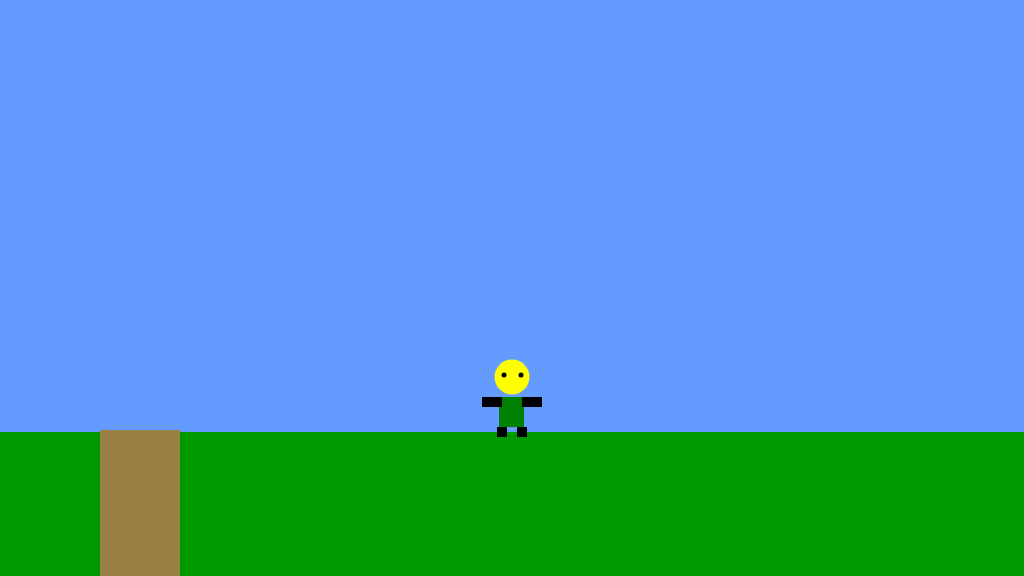
Frame 1 (no input)
Frame 60 (no input): identical to frame 1, image omitted
Frame 120 (the mouse pressed at the canvas centre since frame 60): identical to frame 1, image omitted

The p5.js sketch that drew this single still picture (run headless with seeded random() and noise() and a simulated clock; from frame 60 on, the mouse is pressed at the canvas centre):

// p5.js sketch
// ── sketch.js
/*

The Game Project

Week 3

Game interaction

*/


var gameChar_x;
var gameChar_y;
var floorPos_y;

var isLeft;
var isRight;
var isJumping;
var isFalling;
var isPlummeting;


function setup()
{
	createCanvas(1024, 576);
	floorPos_y = height * 3/4;
	gameChar_x = width/2;
	gameChar_y = floorPos_y;

	isLeft = false;
	isRight = false;
	isJumping = false;
	isFalling = false;
	isPlummeting = false;

}

function draw()
{

	///////////DRAWING CODE//////////

	background(100,155,255); //fill the sky blue


	noStroke();
	fill(0,155,0);
	rect(0, floorPos_y, width, height - floorPos_y); //draw some green ground
	
	//gravity
	if(gameChar_y < floorPos_y)
	{
		gameChar_y += 1;
		isFalling = true;
	} else {
		isFalling = false;
	}


	//draw the canyon
	fill(153, 129, 69)
	rect(100, 430, 80, 180);

	//the game character
	if(isLeft && isFalling)
	{
		// add your jumping-left code
	
		fill(255, 255, 0);
		ellipse(gameChar_x, gameChar_y - 55, 35);

		fill(0);
		ellipse(gameChar_x -8, gameChar_y -57, 5, 5);
		ellipse(gameChar_x +9, gameChar_y -57, 5, 5);
	
		fill(0, 128, 0);
		rect(gameChar_x - 13, gameChar_y - 35, 25, 30);

		fill(0);
		rect(gameChar_x - 30, gameChar_y - 35, 20, 10);
		rect(gameChar_x + 10, gameChar_y - 35, 20, 10);
	
		fill(0);
		rect(gameChar_x - 20, gameChar_y - 10, 15, 10);
		rect(gameChar_x + 5, gameChar_y - 7, 10, 10);

	}
	else if(isRight && isFalling)
	{
		// add your jumping-right code

		fill(255, 255, 0);
		ellipse(gameChar_x, gameChar_y - 55, 35);

		fill(0);
		ellipse(gameChar_x -8, gameChar_y -57, 5, 5);
		ellipse(gameChar_x +9, gameChar_y -57, 5, 5);
	
	
		fill(0, 128, 0);
		rect(gameChar_x - 13, gameChar_y - 35, 25, 30);

		fill(0);
		rect(gameChar_x - 30, gameChar_y - 35, 20, 10);
		rect(gameChar_x + 10, gameChar_y - 35, 20, 10);
	
		fill(0);
		rect(gameChar_x - 15, gameChar_y - 7, 10, 10);
		rect(gameChar_x + 5, gameChar_y - 10, 15, 10);

	}
	else if(isLeft)
	{
		// add your walking left code
		fill(255, 255, 0);
		ellipse(gameChar_x, gameChar_y - 55, 35);

		fill(0);
		ellipse(gameChar_x -8, gameChar_y -57, 5, 5);
		ellipse(gameChar_x +9, gameChar_y -57, 5, 5);
	
		fill(0, 128, 0);
		rect(gameChar_x - 13, gameChar_y - 35, 25, 30);

		fill(0);
		rect(gameChar_x - 30, gameChar_y - 35, 20, 10);
		rect(gameChar_x + 10, gameChar_y - 35, 20, 10);
	
		fill(0);
		rect(gameChar_x - 22, gameChar_y - 7, 14, 10);
		rect(gameChar_x - 2, gameChar_y - 7, 15, 10);
		// gameChar_x -= 5;

	}
	else if(isRight)
	{
		// add your walking right code
		fill(255, 255, 0);
		ellipse(gameChar_x, gameChar_y - 55, 35);

		fill(0);
		ellipse(gameChar_x -8, gameChar_y -57, 5, 5);
		ellipse(gameChar_x +9, gameChar_y -57, 5, 5);
	
		fill(0, 128, 0);
		rect(gameChar_x - 13, gameChar_y - 35, 25, 30);

		fill(0);
		rect(gameChar_x - 30, gameChar_y - 35, 20, 10);
		rect(gameChar_x + 10, gameChar_y - 35, 20, 10);
	
		fill(0);
		rect(gameChar_x - 13, gameChar_y - 8, 14, 10);
		rect(gameChar_x + 5, gameChar_y - 8, 15, 10);

	}
	else if(isFalling || isPlummeting)
	{
		// add your jumping facing forwards code
		fill(255, 255, 0);
		ellipse(gameChar_x, gameChar_y - 55, 35);

		fill(0);
		ellipse(gameChar_x - 8, gameChar_y - 57, 5, 5);
		ellipse(gameChar_x + 9, gameChar_y - 57, 5, 5);


		fill(0, 128, 0);
		rect(gameChar_x - 13, gameChar_y - 35, 25, 30);

		fill(0);
		rect(gameChar_x - 30, gameChar_y - 35, 20, 10);
		rect(gameChar_x + 10, gameChar_y - 35, 20, 10);

		fill(0);
		rect(gameChar_x - 19, gameChar_y - 10, 14, 10);
		rect(gameChar_x + 5, gameChar_y - 6, 10, 10);


	}
	else
	{
		// add your standing front facing code
		fill(255, 255, 0);
		ellipse(gameChar_x, gameChar_y - 55, 35);

		fill(0);
		ellipse(gameChar_x - 8, gameChar_y - 57, 5, 5);
		ellipse(gameChar_x + 9, gameChar_y - 57, 5, 5);

		fill(0, 128, 0);
		rect(gameChar_x - 13, gameChar_y - 35, 25, 30);

		fill(0);
		rect(gameChar_x - 30, gameChar_y - 35, 20, 10);
		rect(gameChar_x + 10, gameChar_y - 35, 20, 10);

		fill(0);
		rect(gameChar_x - 15, gameChar_y - 5, 10, 10);
		rect(gameChar_x + 5, gameChar_y - 5, 10, 10);

	}

	///////////INTERACTION CODE//////////
	//Put conditional statements to move the game character below here
	if(isLeft == true)
	{
		gameChar_x -= 5;

	}
	if(isRight == true)
	{
		gameChar_x += 5;
	}
	if(isJumping == true)
	{
		isJumping = false;
	}
	if(isFalling == true)
	{
		gameChar_y += 6;
	}

}


function keyPressed()
{
	// if statements to control the animation of the character when
	// keys are pressed.

	//open up the console to see how these work
	console.log("keyPressed: " + key);
	console.log("keyPressed: " + keyCode);

	if(keyCode == 37)
	{
		console.log("left arrow");
		isLeft = true;
	}
	else if(keyCode == 39)
	{
		console.log("right arrow");
		isRight = true;
	}
	if(keyCode == 32)
	{
		console.log("space-bar");
		isJumping == true;
		gameChar_y -= 95;

	}
	
}

function keyReleased()
{
	// if statements to control the animation of the character when
	// keys are released.

	console.log("keyReleased: " + key);
	console.log("keyReleased: " + keyCode);

	if(keyCode == 37)
	{
		console.log("left arrow");
		isLeft = false;
	}
	else if(keyCode == 39)
	{
		console.log("right arrow");
		isRight = false;
	}
	if(keyCode == 35)
	{
		console.log("space-bar");
		isJumping == false;

	}
}
